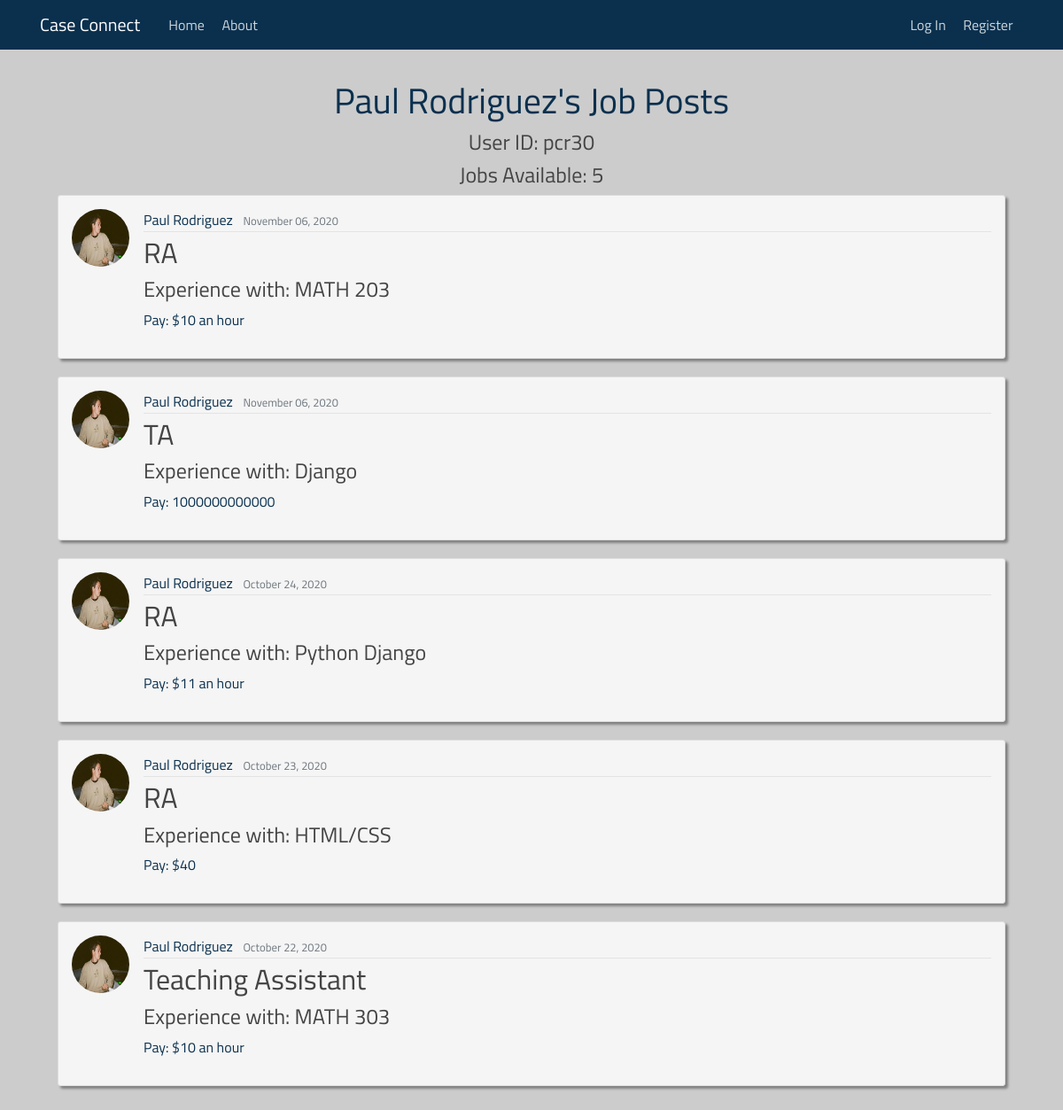
The app's page /user/pcr30/, older data.
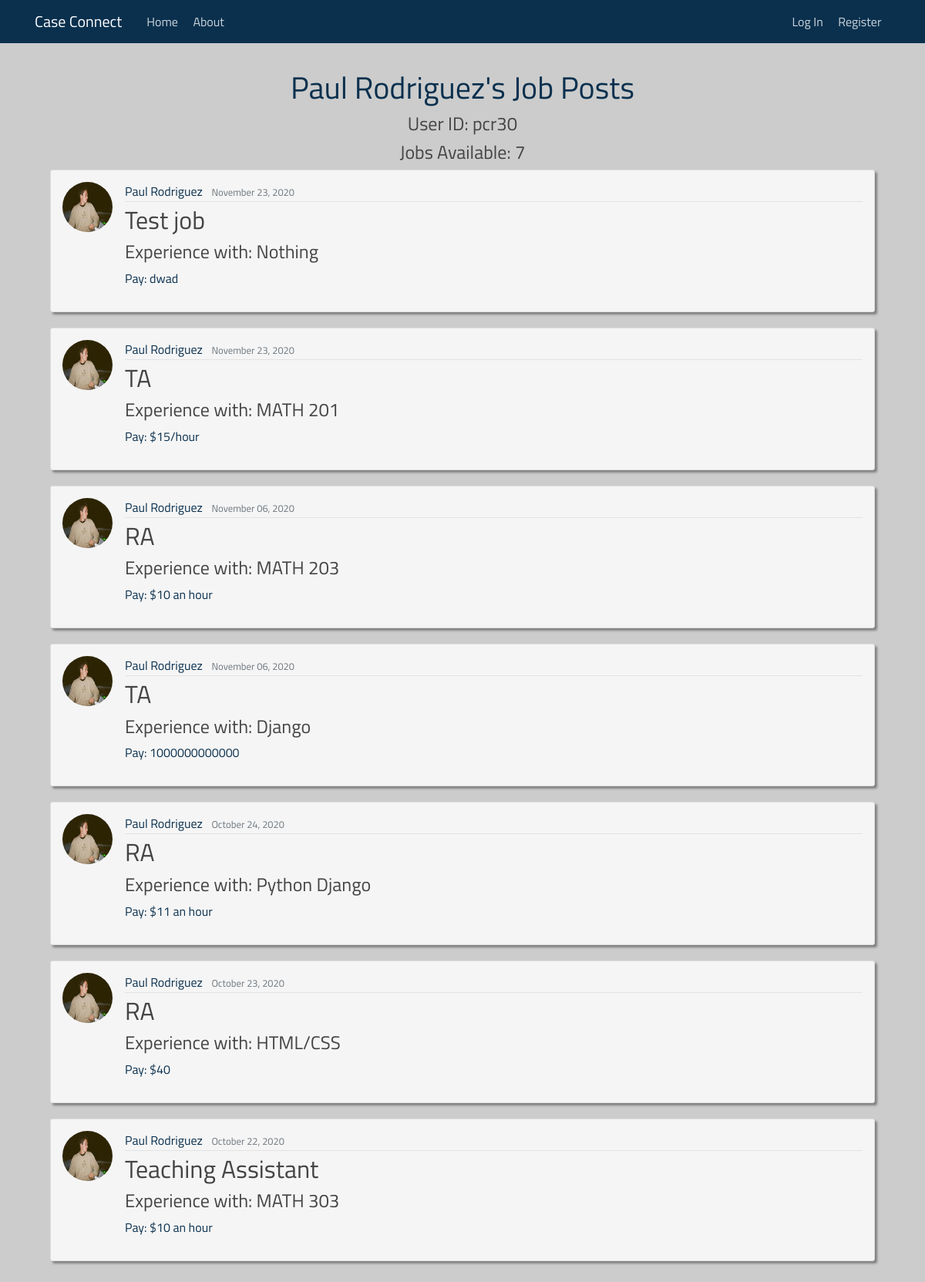
The same page, newer data.
### case_connecting/models.py (models this page shows, shortened)
class Post(models.Model):
    recruiter = models.ForeignKey(User, on_delete=models.CASCADE)
    position = models.CharField(max_length=200)
    knowledge = models.CharField(max_length=200)
    content = models.TextField()
    pay = models.CharField(max_length=200)
    date_posted = models.DateTimeField(default=timezone.now)

### users/models.py (models this page shows, shortened)
class Profile(models.Model):
    user = models.OneToOneField(User, on_delete=models.CASCADE)
    image = models.ImageField(default='default.jpg', upload_to='profile_pics')
    resume = models.FileField(default=None, upload_to='resumes')

### case_connecting/views.py (the view)
# urls.py: path('user/<str:username>/', UserPostListView.as_view(), name="user-posts"),
class UserPostListView(ListView):
    model = Post
    template_name = 'case_connecting/user_posts.html'
    context_object_name = 'posts'
    paginate_by = 8  # the number of posts per page
    def get_queryset(self):
        user = get_object_or_404(User, username=self.kwargs.get('username'))
        return Post.objects.filter(recruiter=user).order_by('-date_posted')

### templates/case_connecting/user_posts.html (shortened to what this page needs)
{% extends "case_connecting/base.html" %}
{% block content %}
    <div class="content-section" id="posting-list">
        <div style="text-align: center;">
                <h1>{{ posts.0.recruiter.get_full_name }}'s Job Posts</h1>
                <h4>User ID: {{ view.kwargs.username }} </h4>
                <h4>Jobs Available: {{ page_obj.paginator.count }}</h4>
        </div>
        {% for post in posts %}
            <article id="post" class="media content-section">
            <img class="rounded-circle article-img" src="{{ post.recruiter.profile.image.url }}">
                  <div class="media-body">
                    <div class="article-metadata">
                      <a class="mr-2">{{ post.recruiter.get_full_name }}</a>
                      <small class="text-muted">{{ post.date_posted|date:"F d, Y" }}</small>
                    </div>
                    <h2><a class="article-title" href="{% url 'post-detail' post.id %}">{{ post.position }}</a></h2>
                      <h4>Experience with: {{ post.knowledge }}</h4>
                      <p class="article-content">Pay: {{ post.pay }}</p>
                  </div>
                </article>
        {% endfor %}
    </div>
{% endblock %}

Row changes from the older to the newer data that the page shows:
added Post: recruiter.last_name "Paul Rodriguez", recruiter.profile.image (picture), recruiter.get_full_name "Paul Rodriguez", date_posted "November 23, 2020", position "Test job", knowledge "Nothing", pay "dwad"
added Post: recruiter.profile.image (picture), recruiter.get_full_name "Paul Rodriguez", date_posted "November 23, 2020", position "TA", knowledge "MATH 201", pay "$15/hour"
Text that changed along with them:
{{ page_obj.paginator.count }}: "5" → "7"
